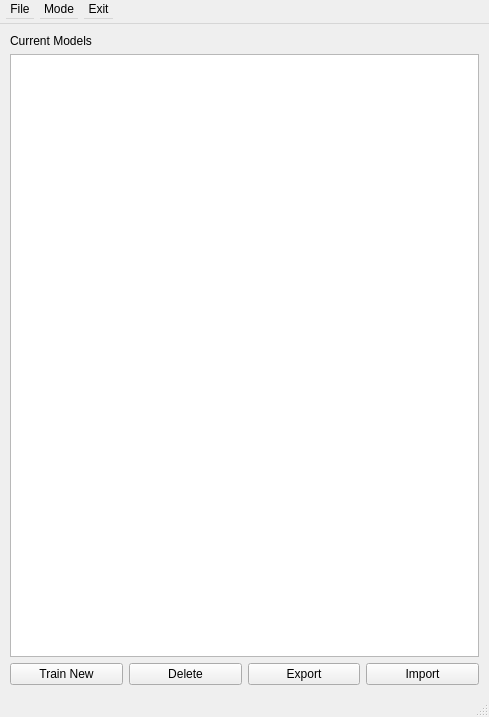
<?xml version="1.0" encoding="UTF-8"?>
<ui version="4.0">
 <class>main_window</class>
 <widget class="QMainWindow" name="main_window">
  <property name="geometry">
   <rect>
    <x>0</x>
    <y>0</y>
    <width>489</width>
    <height>717</height>
   </rect>
  </property>
  <property name="windowTitle">
   <string>User-Centric Software to Assist Design for Forming</string>
  </property>
  <widget class="QWidget" name="central_widget">
   <property name="enabled">
    <bool>true</bool>
   </property>
   <property name="maximumSize">
    <size>
     <width>16777215</width>
     <height>16777215</height>
    </size>
   </property>
   <layout class="QGridLayout" name="gridLayout_2">
    <property name="leftMargin">
     <number>10</number>
    </property>
    <property name="topMargin">
     <number>10</number>
    </property>
    <property name="rightMargin">
     <number>10</number>
    </property>
    <property name="bottomMargin">
     <number>10</number>
    </property>
    <item row="0" column="0">
     <widget class="QLabel" name="label">
      <property name="text">
       <string>Current Models</string>
      </property>
     </widget>
    </item>
    <item row="2" column="2">
     <widget class="QPushButton" name="export_button">
      <property name="text">
       <string>Export</string>
      </property>
     </widget>
    </item>
    <item row="2" column="3">
     <widget class="QPushButton" name="import_button">
      <property name="text">
       <string>Import</string>
      </property>
     </widget>
    </item>
    <item row="2" column="1">
     <widget class="QPushButton" name="delete_button">
      <property name="text">
       <string>Delete</string>
      </property>
     </widget>
    </item>
    <item row="2" column="0">
     <widget class="QPushButton" name="train_new_button">
      <property name="text">
       <string>Train New</string>
      </property>
     </widget>
    </item>
    <item row="1" column="0" colspan="4">
     <widget class="QTableView" name="model_table"/>
    </item>
   </layout>
  </widget>
  <widget class="QStatusBar" name="statusbar"/>
  <widget class="QMenuBar" name="menubar">
   <property name="geometry">
    <rect>
     <x>0</x>
     <y>0</y>
     <width>16777214</width>
     <height>24</height>
    </rect>
   </property>
   <property name="minimumSize">
    <size>
     <width>16777214</width>
     <height>24</height>
    </size>
   </property>
   <property name="defaultUp">
    <bool>false</bool>
   </property>
   <property name="nativeMenuBar">
    <bool>false</bool>
   </property>
   <widget class="QMenu" name="menuFile">
    <property name="title">
     <string>File</string>
    </property>
    <addaction name="actionImport_New_Mesh"/>
   </widget>
   <widget class="QMenu" name="menuMode">
    <property name="title">
     <string>Mode</string>
    </property>
    <addaction name="actionOptimisation_Mode"/>
    <addaction name="actionSensitiity_Mode"/>
    <addaction name="action_developer"/>
   </widget>
   <widget class="QMenu" name="menuExit">
    <property name="title">
     <string>Exit</string>
    </property>
    <addaction name="actionExit"/>
   </widget>
   <addaction name="menuFile"/>
   <addaction name="menuMode"/>
   <addaction name="menuExit"/>
  </widget>
  <action name="actionImport_New_Mesh">
   <property name="text">
    <string>Import New Mesh</string>
   </property>
  </action>
  <action name="actionOptimisation_Mode">
   <property name="text">
    <string>Optimisation</string>
   </property>
  </action>
  <action name="actionSensitiity_Mode">
   <property name="text">
    <string>Sensitiity Analysis</string>
   </property>
  </action>
  <action name="action_developer">
   <property name="text">
    <string>Developer</string>
   </property>
  </action>
  <action name="actionExit">
   <property name="text">
    <string>Exit</string>
   </property>
  </action>
 </widget>
 <resources/>
 <connections/>
</ui>
